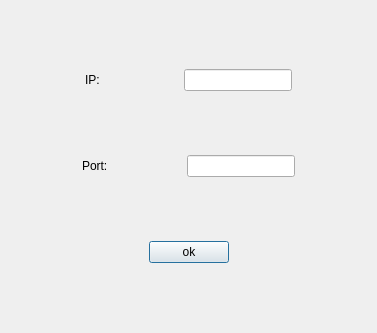
<?xml version="1.0" encoding="UTF-8"?>
<ui version="4.0">
 <class>SettingDialog</class>
 <widget class="QDialog" name="SettingDialog">
  <property name="geometry">
   <rect>
    <x>0</x>
    <y>0</y>
    <width>377</width>
    <height>333</height>
   </rect>
  </property>
  <property name="windowTitle">
   <string>setting</string>
  </property>
  <layout class="QVBoxLayout" name="verticalLayout" stretch="2,2,1">
   <item>
    <layout class="QHBoxLayout" name="horizontalLayout">
     <item>
      <spacer name="horizontalSpacer">
       <property name="orientation">
        <enum>Qt::Horizontal</enum>
       </property>
       <property name="sizeHint" stdset="0">
        <size>
         <width>40</width>
         <height>20</height>
        </size>
       </property>
      </spacer>
     </item>
     <item>
      <widget class="QLabel" name="label">
       <property name="text">
        <string>&lt;html&gt;&lt;head/&gt;&lt;body&gt;&lt;p&gt;IP: &lt;/p&gt;&lt;/body&gt;&lt;/html&gt;</string>
       </property>
      </widget>
     </item>
     <item>
      <spacer name="horizontalSpacer_2">
       <property name="orientation">
        <enum>Qt::Horizontal</enum>
       </property>
       <property name="sizeHint" stdset="0">
        <size>
         <width>40</width>
         <height>20</height>
        </size>
       </property>
      </spacer>
     </item>
     <item>
      <widget class="QLineEdit" name="ip_str"/>
     </item>
     <item>
      <spacer name="horizontalSpacer_3">
       <property name="orientation">
        <enum>Qt::Horizontal</enum>
       </property>
       <property name="sizeHint" stdset="0">
        <size>
         <width>40</width>
         <height>20</height>
        </size>
       </property>
      </spacer>
     </item>
    </layout>
   </item>
   <item>
    <layout class="QHBoxLayout" name="horizontalLayout_3">
     <item>
      <spacer name="horizontalSpacer_4">
       <property name="orientation">
        <enum>Qt::Horizontal</enum>
       </property>
       <property name="sizeHint" stdset="0">
        <size>
         <width>40</width>
         <height>20</height>
        </size>
       </property>
      </spacer>
     </item>
     <item>
      <widget class="QLabel" name="label_2">
       <property name="text">
        <string>Port: </string>
       </property>
      </widget>
     </item>
     <item>
      <spacer name="horizontalSpacer_5">
       <property name="orientation">
        <enum>Qt::Horizontal</enum>
       </property>
       <property name="sizeHint" stdset="0">
        <size>
         <width>40</width>
         <height>20</height>
        </size>
       </property>
      </spacer>
     </item>
     <item>
      <widget class="QLineEdit" name="port_str"/>
     </item>
     <item>
      <spacer name="horizontalSpacer_6">
       <property name="orientation">
        <enum>Qt::Horizontal</enum>
       </property>
       <property name="sizeHint" stdset="0">
        <size>
         <width>40</width>
         <height>20</height>
        </size>
       </property>
      </spacer>
     </item>
    </layout>
   </item>
   <item>
    <layout class="QHBoxLayout" name="horizontalLayout_2">
     <item>
      <spacer name="horizontalSpacer_7">
       <property name="orientation">
        <enum>Qt::Horizontal</enum>
       </property>
       <property name="sizeHint" stdset="0">
        <size>
         <width>40</width>
         <height>20</height>
        </size>
       </property>
      </spacer>
     </item>
     <item>
      <widget class="QPushButton" name="oks">
       <property name="text">
        <string>ok</string>
       </property>
      </widget>
     </item>
     <item>
      <spacer name="horizontalSpacer_8">
       <property name="orientation">
        <enum>Qt::Horizontal</enum>
       </property>
       <property name="sizeHint" stdset="0">
        <size>
         <width>40</width>
         <height>20</height>
        </size>
       </property>
      </spacer>
     </item>
    </layout>
   </item>
  </layout>
 </widget>
 <resources/>
 <connections/>
</ui>
